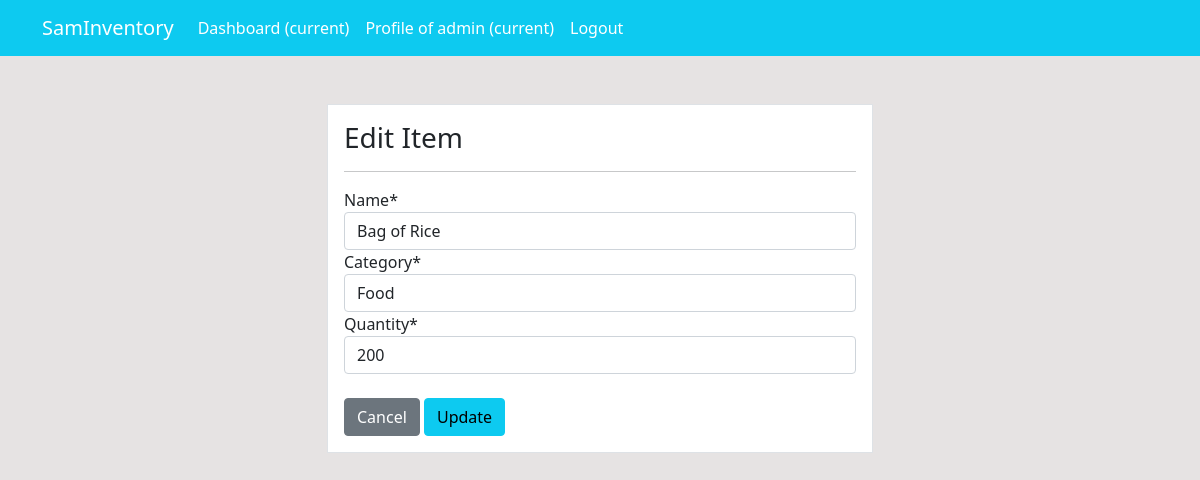
The page /product/update/2/ (signed in) on the database its author committed.
### dashboard/models.py (models this page shows, shortened)
class Product(models.Model):
    name = models.CharField(max_length=100, null=True)
    category = models.CharField(max_length=20, choices=CATEGORY, null=True)
    quantity = models.PositiveIntegerField(null=True)

### dashboard/views.py (the view)
# urls.py: path('product/update/<int:pk>/', views.product_update, name="dashboard-product-update"),
@login_required(login_url='user-login')
def product_update(request, pk):
    item = Product.objects.get(id=pk)
    if request.method == 'POST':
        form = ProductForm(request.POST, instance=item)
        if form.is_valid():
            form.save()
            return redirect('dashboard-product')
    else:
        form = ProductForm(instance=item)
    context = {
        'form': form,
    }
    return render(request, 'dashboard/product_update.html', context)

### dashboard/forms.py
class ProductForm(forms.ModelForm):
    class Meta:
        model = Product
        fields = ['name', 'category', 'quantity']

### templates/dashboard/product_update.html (shortened to what this page needs)
{% extends "partials/base.html" %}
{% load crispy_forms_tags %}
{% block content %}
<div class="container">
    <div class="row mt-5">
        <div class="col-md-6 offset-md-3">
            <div class="border bg-white p-3">
                <div>
                <h3>Edit Item</h3>
                <hr>
                </div>
                <form action="" method="POST">
                    {{form|crispy}}
                    <br>
                    <a class="btn btn-secondary" href="{% url 'dashboard-product' %}">Cancel</a>
                    <input class="btn btn-info" type="submit" value="Update">
                </form>
            </div>
        </div>
    </div>
</div>
{% endblock %}

### templates/partials/nav.html (shortened to what this page needs)
<nav class="navbar navbar-expand-lg navbar-info bg-info">
    {% if user.is_authenticated %}
    <div class="container">
        <a class="navbar-brand text-white" href="{% url 'dashboard-index' %}">SamInventory</a>
        <div class="collapse navbar-collapse" id="navbarSupportedContent">
            <ul class="navbar-nav mr-auto">
                <li class="nav-item active">
                    <a class="nav-link text-white" href="{% url 'dashboard-index' %}">Dashboard <span
                            class="sr-only">(current)</span></a>
                </li>
            </ul>
            <ul class="navbar-nav ml-auto">
                <li class="nav-item active">
                    <a class="nav-link text-white" href="{% url 'user-profile' %}">Profile of {{user.username}} <span
                            class="sr-only">(current)</span></a>
                </li>
                <li class="nav-item">
                    <a class="nav-link text-white" href="{% url 'user-logout' %}">Logout</a>
                </li>
            </ul>
            {% endif %}
        </div>
    </div>
</nav>

### static/assets/css/style.css (style rules this page uses)
body { background: rgb(230, 227, 227); }

### rows shown on the page
Product: name "Bag of Rice", category "Food", quantity "200"

### other values the page prints
{{ user.username }} "admin"
